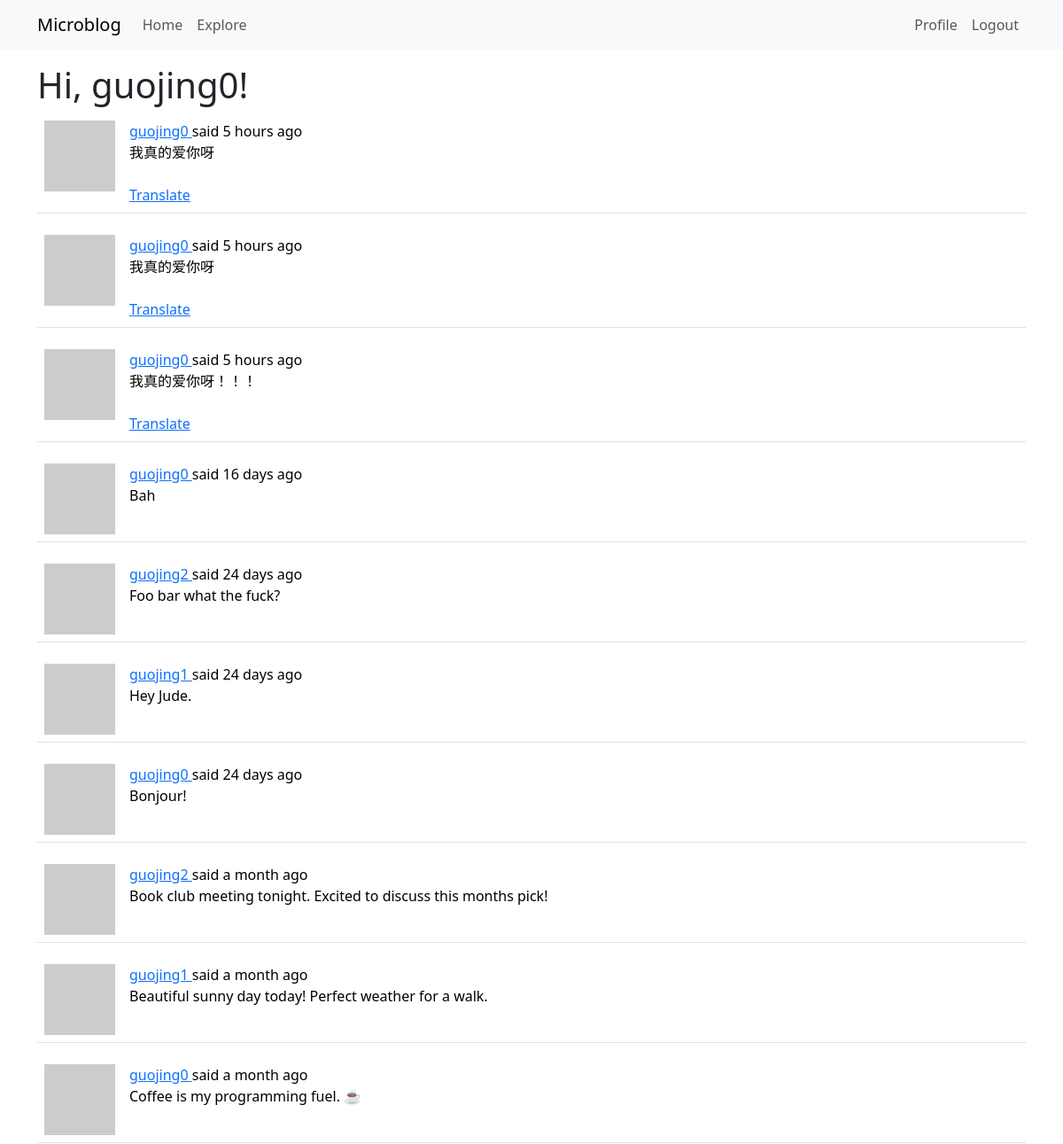
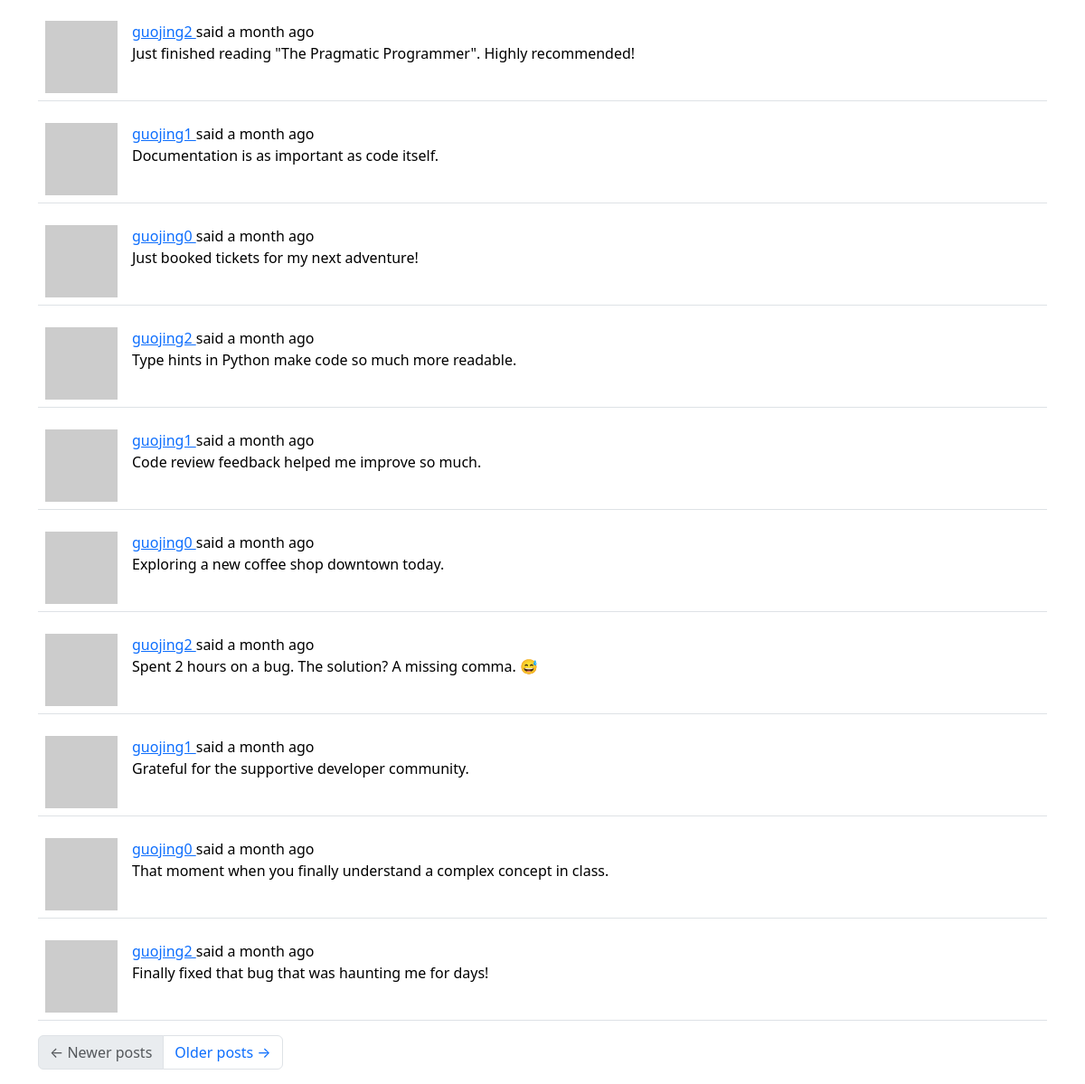
The page /explore (signed in) on the database its author committed (2 pictures, top to bottom).
### app/models.py (models this page shows, shortened)
class User(UserMixin, db.Model):
    id: orm.Mapped[int] = orm.mapped_column(primary_key=True)
    username: orm.Mapped[str] = orm.mapped_column(
        sa.String(64), index=True, unique=True
    )
    email: orm.Mapped[str] = orm.mapped_column(sa.String(120), index=True, unique=True)
    password_hash: orm.Mapped[str | None] = orm.mapped_column(sa.String(256))
    posts: orm.WriteOnlyMapped["Post"] = orm.relationship(back_populates="author")
    about_me: orm.Mapped[str | None] = orm.mapped_column(sa.String(140))
    last_seen: orm.Mapped[datetime | None] = orm.mapped_column(
        default=lambda: datetime.now(UTC)
    )
    following: orm.WriteOnlyMapped["User"] = orm.relationship(
        secondary=followers,
        primaryjoin=(followers.c.follower_id == id),
        secondaryjoin=(followers.c.followed_id == id),
        back_populates="followers",
    )
    followers: orm.WriteOnlyMapped["User"] = orm.relationship(
        secondary=followers,
        primaryjoin=(followers.c.followed_id == id),
        secondaryjoin=(followers.c.follower_id == id),
        back_populates="following",
    )
    def avatar(self, size):
        digest = md5(self.email.lower().encode("utf-8")).hexdigest()
        return f"https://www.gravatar.com/avatar/{digest}?d=identicon&s={size}"

class Post(db.Model):
    id: orm.Mapped[int] = orm.mapped_column(primary_key=True)
    body: orm.Mapped[str] = orm.mapped_column(sa.String(140))
    timestamp: orm.Mapped[datetime] = orm.mapped_column(
        index=True, default=lambda: datetime.now(UTC)
    )
    user_id: orm.Mapped[int] = orm.mapped_column(sa.ForeignKey("user.id"), index=True)
    author: orm.Mapped["User"] = orm.relationship(back_populates="posts")
    language: orm.Mapped[str | None] = orm.mapped_column(sa.String(5))

### app/routes.py (the view)
@app.route("/explore")
@login_required
def explore():
    page = request.args.get("page", 1, type=int)
    query = sa.select(Post).order_by(Post.timestamp.desc())
    posts = db.paginate(
        query, page=page, per_page=app.config["POSTS_PER_PAGE"], error_out=False
    )
    next_url = url_for("explore", page=posts.next_num) if posts.has_next else None
    prev_url = url_for("explore", page=posts.prev_num) if posts.has_prev else None
    return render_template(
        "index.html",
        title="Explore",
        posts=posts.items,
        next_url=next_url,
        prev_url=prev_url,
    )

### app/__init__.py (called while the page is built)
def get_locale_func():
    return request.accept_languages.best_match(app.config["LANGUAGES"])

### app/models.py (called while the page is built)
@login.user_loader
def load_user(id):
    return db.session.get(User, int(id))

### app/routes.py (called while the page is built)
@app.before_request
def before_request():
    if current_user.is_authenticated:
        current_user.last_seen = datetime.now(UTC)
        db.session.commit()
    g.locale = str(get_locale())

### app/templates/index.html (shortened to what this page needs)
{% extends "base.html" %}
{% import "bootstrap_wtf.html" as wtf %}
{% block content %}
    <h1>{{ _('Hi, %(username)s!', username=current_user.username) }}</h1>
    {% for post in posts %}
        {% include '_post.html' %}
    {% endfor %}
    <nav aria-label="Post navigation">
        <ul class="pagination">
            <li class="page-item{% if not prev_url %} disabled{% endif %}">
                <a class="page-link" href="{{ prev_url }}">
                    <span aria-hidden="true">&larr;</span> {{ _('Newer posts') }}
                </a>
            </li>
            <li class="page-item{% if not next_url %} disabled{% endif %}">
                <a class="page-link" href="{{ next_url }}">
                    {{ _('Older posts') }} <span aria-hidden="true">&rarr;</span>
                </a>
            </li>
        </ul>
    </nav>
{% endblock %}

### app/templates/_post.html
<table class="table table-hover">
    <tr>
        <td width="70px">
            <a href="{{ url_for('user', username=post.author.username) }}">
                <img src="{{ post.author.avatar(70) }}" />
            </a>
        </td>
        <td>
            <a href="{{ url_for('user', username=post.author.username) }}">
                {{ post.author.username }}
            </a>
            {{ _('said') }} {{ moment(post.timestamp).fromNow() }}
            <br>
            <span id="post{{ post.id }}">{{ post.body }}</span>
            {% if post.language and post.language != g.locale %}
                <br><br>
                <span id="translation{{ post.id }}">
                    <a href="javascript:translate(
                        'post{{ post.id }}',
                        'translation{{ post.id }}',
                        '{{ post.language }}',
                        '{{ g.locale }}'
                    )">{{ _('Translate') }}</a>
                </span>
            {% endif %}
        </td>
    </tr>
</table>

### rows shown on the page
Post: author.username "guojing0", timestamp "5 hours ago", body "我真的爱你呀"
Post: author.username "guojing0", timestamp "5 hours ago", body "我真的爱你呀"
Post: author.username "guojing0", timestamp "5 hours ago", body "我真的爱你呀！！！"
Post: author.username "guojing0", timestamp "16 days ago", body "Bah"
Post: author.username "guojing2", timestamp "24 days ago", body "Foo bar what the fuck?"
Post: author.username "guojing1", timestamp "24 days ago", body "Hey Jude."
Post: author.username "guojing0", timestamp "24 days ago", body "Bonjour!"
Post: author.username "guojing2", timestamp "a month ago", body "Book club meeting tonight. Excited to discuss this months pick!"
Post: author.username "guojing1", timestamp "a month ago", body "Beautiful sunny day today! Perfect weather for a walk."
Post: author.username "guojing0", timestamp "a month ago", body "Coffee is my programming fuel. ☕"
Post: author.username "guojing2", timestamp "a month ago", body "Just finished reading \"The Pragmatic Programmer\". Highly recommended!"
Post: author.username "guojing1", timestamp "a month ago", body "Documentation is as important as code itself."
Post: author.username "guojing0", timestamp "a month ago", body "Just booked tickets for my next adventure!"
Post: author.username "guojing2", timestamp "a month ago", body "Type hints in Python make code so much more readable."
Post: author.username "guojing1", timestamp "a month ago", body "Code review feedback helped me improve so much."
Post: author.username "guojing0", timestamp "a month ago", body "Exploring a new coffee shop downtown today."
Post: author.username "guojing2", timestamp "a month ago", body "Spent 2 hours on a bug. The solution? A missing comma. 😅"
Post: author.username "guojing1", timestamp "a month ago", body "Grateful for the supportive developer community."
Post: author.username "guojing0", timestamp "a month ago", body "That moment when you finally understand a complex concept in class."
Post: author.username "guojing2", timestamp "a month ago", body "Finally fixed that bug that was haunting me for days!"
